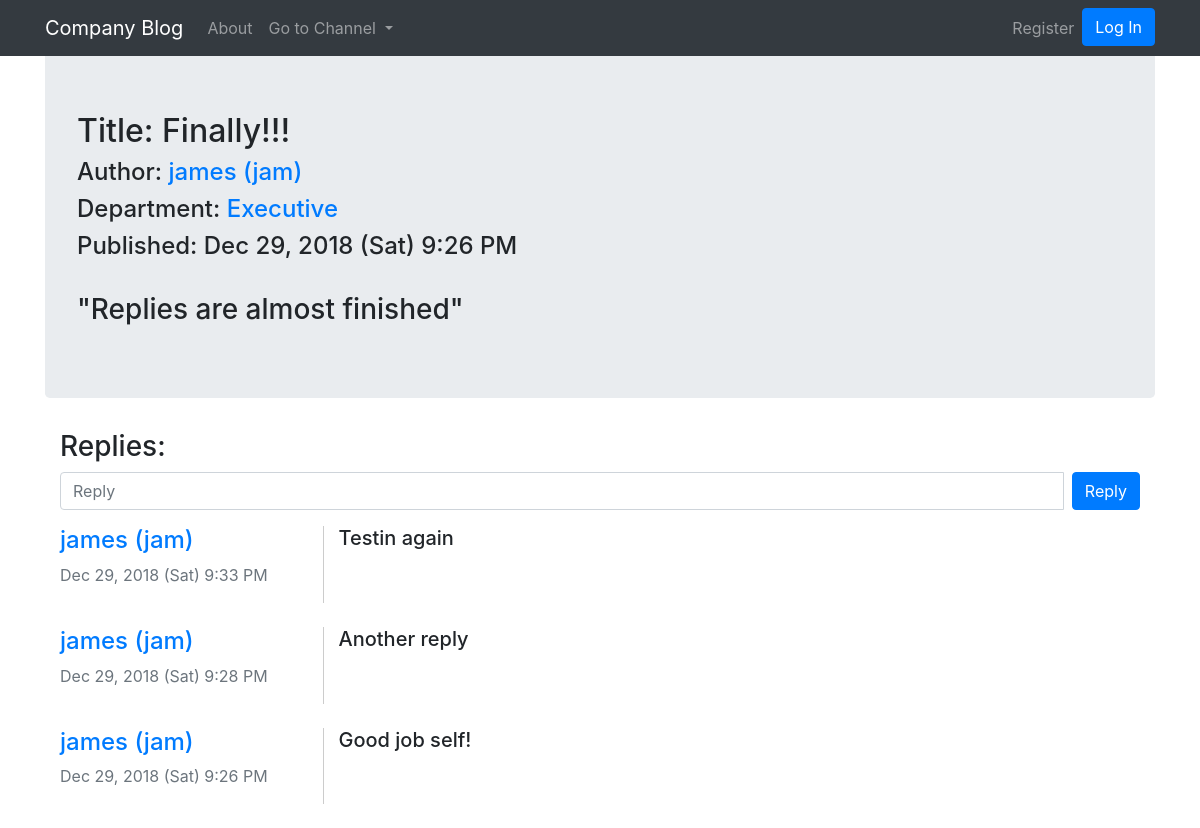
/post/1, run on an earlier commit of the app's database.
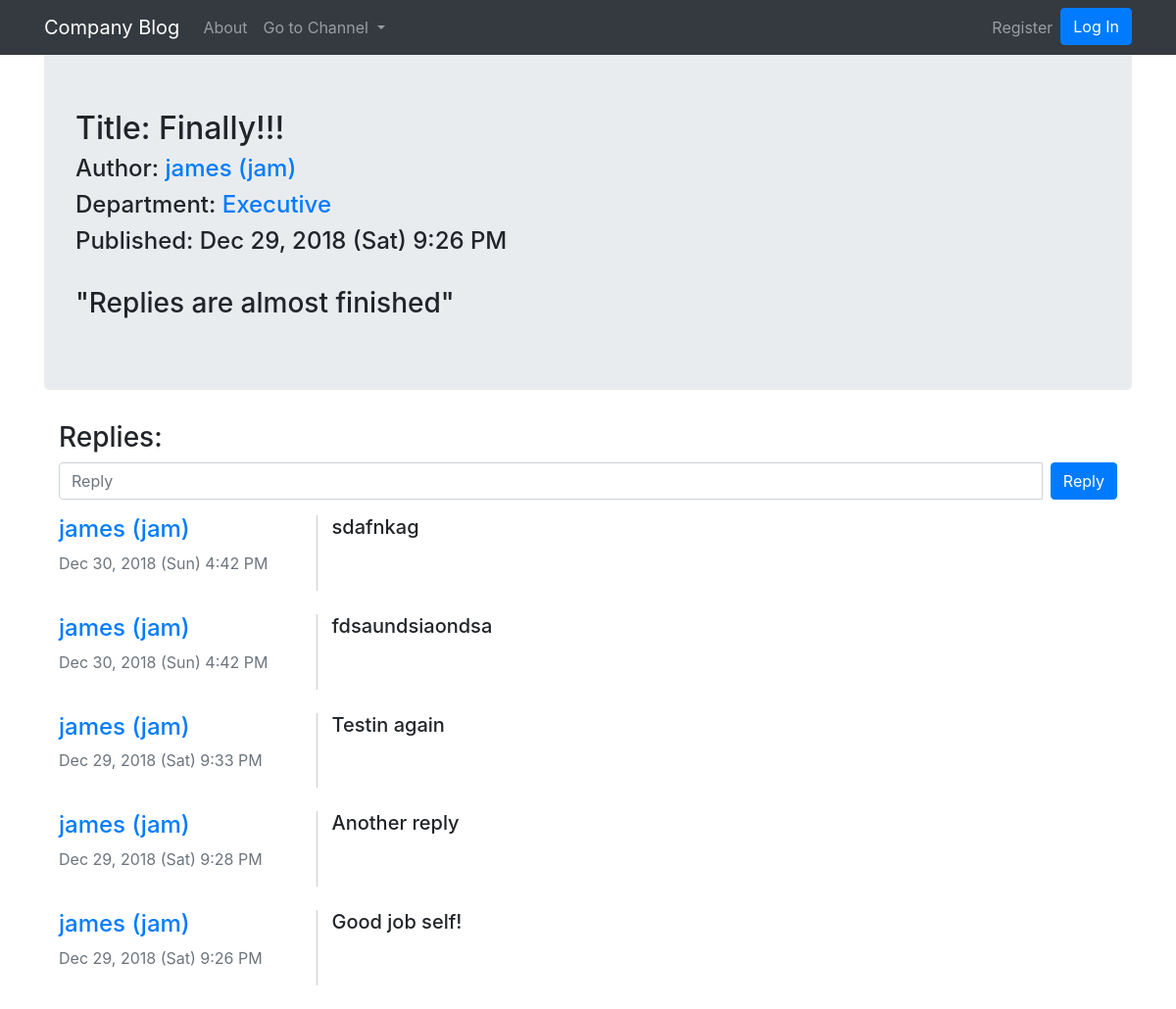
And on a later commit of the database.
### blogApp/models.py (models this page shows, shortened)
class Reply(db.Model):
    posts = db.relationship(Post)
    id = db.Column(db.Integer, primary_key=True)
    post_id = db.Column(db.Integer, db.ForeignKey('posts.id'), nullable=False)
    user_id = db.Column(db.Integer, db.ForeignKey('users.id'), nullable=False)
    date = db.Column(db.DateTime, nullable=False, default = datetime.utcnow)
    text = db.Column(db.Text, nullable=False)

class User(db.Model, UserMixin):
    __tablename__ = 'users'
    id = db.Column(db.Integer, primary_key = True)
    email = db.Column(db.String(64), unique=True, index=True)
    username = db.Column(db.String(64), unique=True, index=True)
    position = db.Column(db.String(64), index=True)
    password_hash = db.Column(db.String(128))
    posts = db.relationship('Post', backref='author', lazy=True)
    replies = db.relationship('Reply', backref='replier', lazy=True)

### blogApp/posts/views.py (the view, shortened to what this page needs)
@posts.route('/post/<int:post_id>', methods=['GET', 'POST'])
def view_post(post_id):
    post = Post.query.get_or_404(post_id)
    replies = Reply.query.filter_by(parent_post=post).order_by(Reply.date.desc())
    form = NewReplyForm()
    return render_template('view_post.html', form=form, post=post, replies=replies)

### blogApp/posts/forms.py
class NewReplyForm(FlaskForm):
    text = StringField('Text', validators=[DataRequired()])
    submit = SubmitField('Reply')

### blogApp/__init__.py (called while the page is built)
@app.context_processor
def inject_departments():
	departments = NewPostForm.departments
	return dict(departments=departments)

@app.context_processor
def inject_current_user():
	return dict(current_user=current_user)

### blogApp/templates/view_post.html (shortened to what this page needs)
{% extends "base.html" %}
{% block content %}
<div class="jumbotron">
    <h2>Title: {{ post.title }}</h2>
    <h4>Author: <a href="{{ url_for('users.user_posts', username=post.author.username) }}">{{ post.author.username }} ({{post.author.position}})</a></h4>
    <h4>Department: <a href="{{ url_for('core.department', department=post.department) }}">{{ post.department }}</a></h4>
    <h4>Published: {{ post.date.strftime('%b %d, %Y (%a) %-I:%M %p') }}</h4>
    <br>
    <h3>"{{ post.text }}"</h3>
</div>
<div class="container">
    <h3>Replies:</h3>
    <form class="form-group" method="POST">
        <div class="input-group">
            {{ form.text(class="form-control", placeholder="Reply") }}
            <span class="input-group-btn">
            {{ form.submit(class="btn btn-primary", style="margin-left:8px") }}
          </span>
        </div>
    </form>
    {% for item in replies %}
    <div class="row">
        <div class="col-md-3">
            <h4><a href="{{ url_for('users.user_posts', username=item.replier.username) }}">{{item.replier.username}} ({{item.replier.position}})</a></h4>
            <p class="text-muted">
                {{ item.date.strftime('%b %d, %Y (%a) %-I:%M %p') }}
            </p>
        </div>
        <div class="col-md-9" style="border-left: 1px solid #ccc;">
            <h5>{{item.text}}</h5>
        </div>
    </div>
    <br>
    {% endfor %}
</div>
{% endblock content %}

What changed in the data, as far as the page shows it:
added Reply: replier.username "james", replier.position "jam", date "Dec 30, 2018 (Sun) 4:42 PM", text "sdafnkag"
added Reply: replier.username "james", replier.position "jam", date "Dec 30, 2018 (Sun) 4:42 PM", text "fdsaundsiaondsa"
